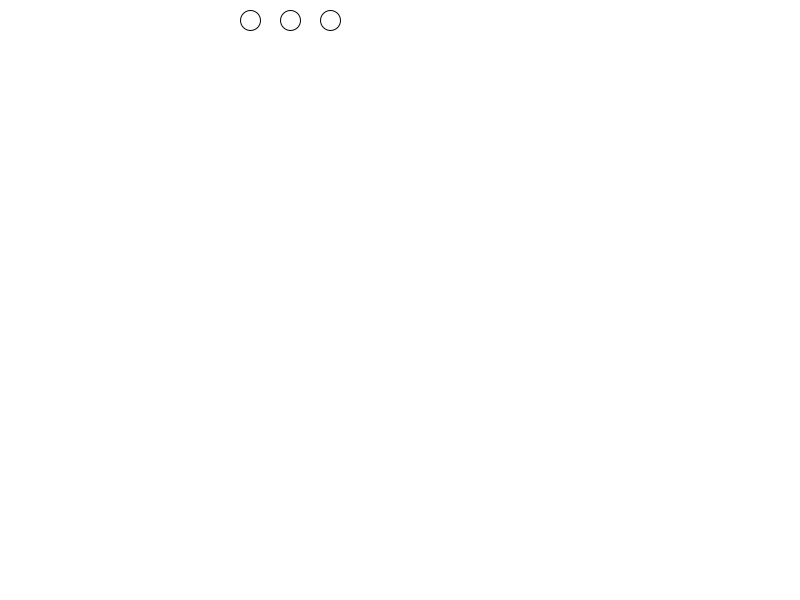
Frame 1 (no input)
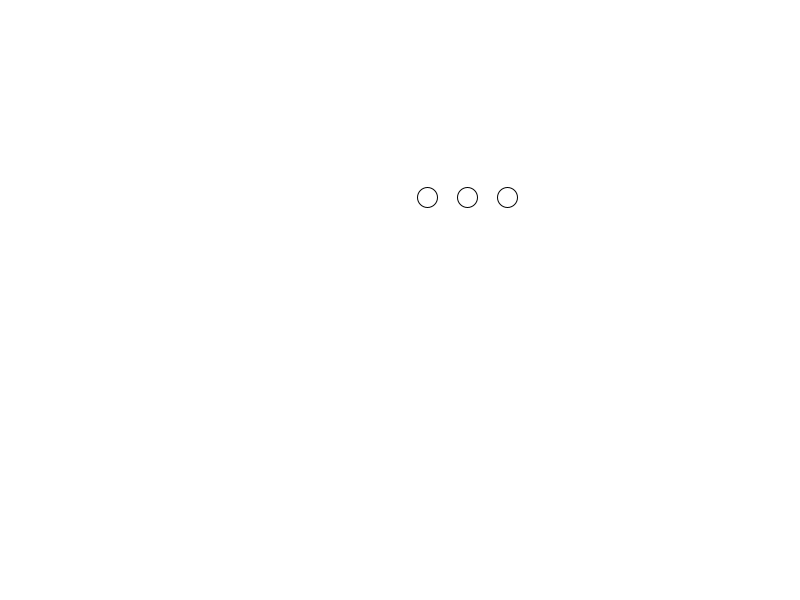
Frame 60 (the mouse pressed at the canvas centre just before this capture)
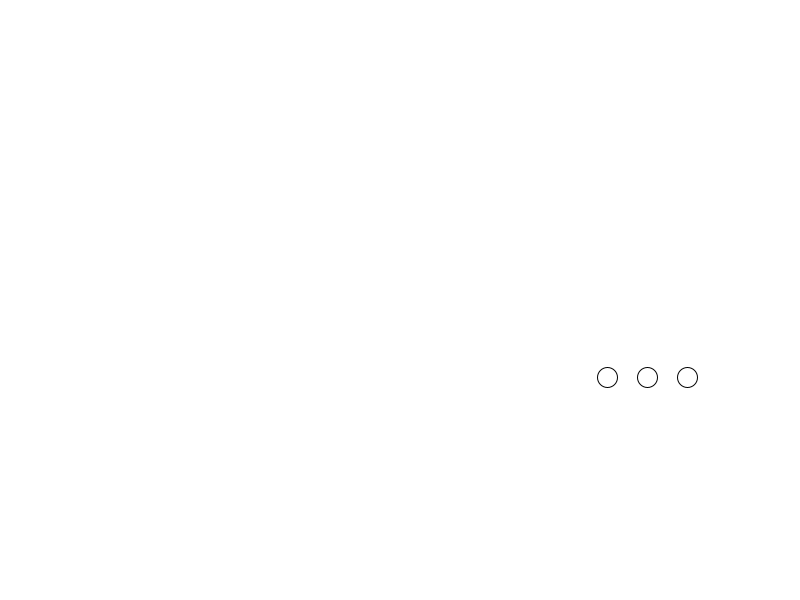
Frame 120 (the mouse held since frame 60 and released just before this capture)

The Processing sketch that drew these frames (run headless with seeded random() and noise(); from frame 60 on, the mouse is pressed at the canvas centre):

// Processing sketch: processing_161176
// ── processing_161176.pde

int x = 200;
int y = 20;
int xspeed = 3;
int yspeed = 3;

void setup() {
  size(800, 600);
}

void draw() {
  background(255);
  
    int xpos = x; // actual x position.  Add to this line
    int ypos = y;
    
    if (xpos > width-145 || xpos < -40) { // left and right walls
      xspeed = -xspeed; // go the other way
    }
    if (y > height || y < 0+10) { // top and bottom walls
      yspeed = -yspeed; // go the other way 
    }
    float spacing=10;
    while (spacing<100) {
    spacing=spacing+40;
    ellipse(xpos+spacing, y, 20, 20);
    }
  x+=xspeed; // this effectively moves them
  y+=yspeed;
}
